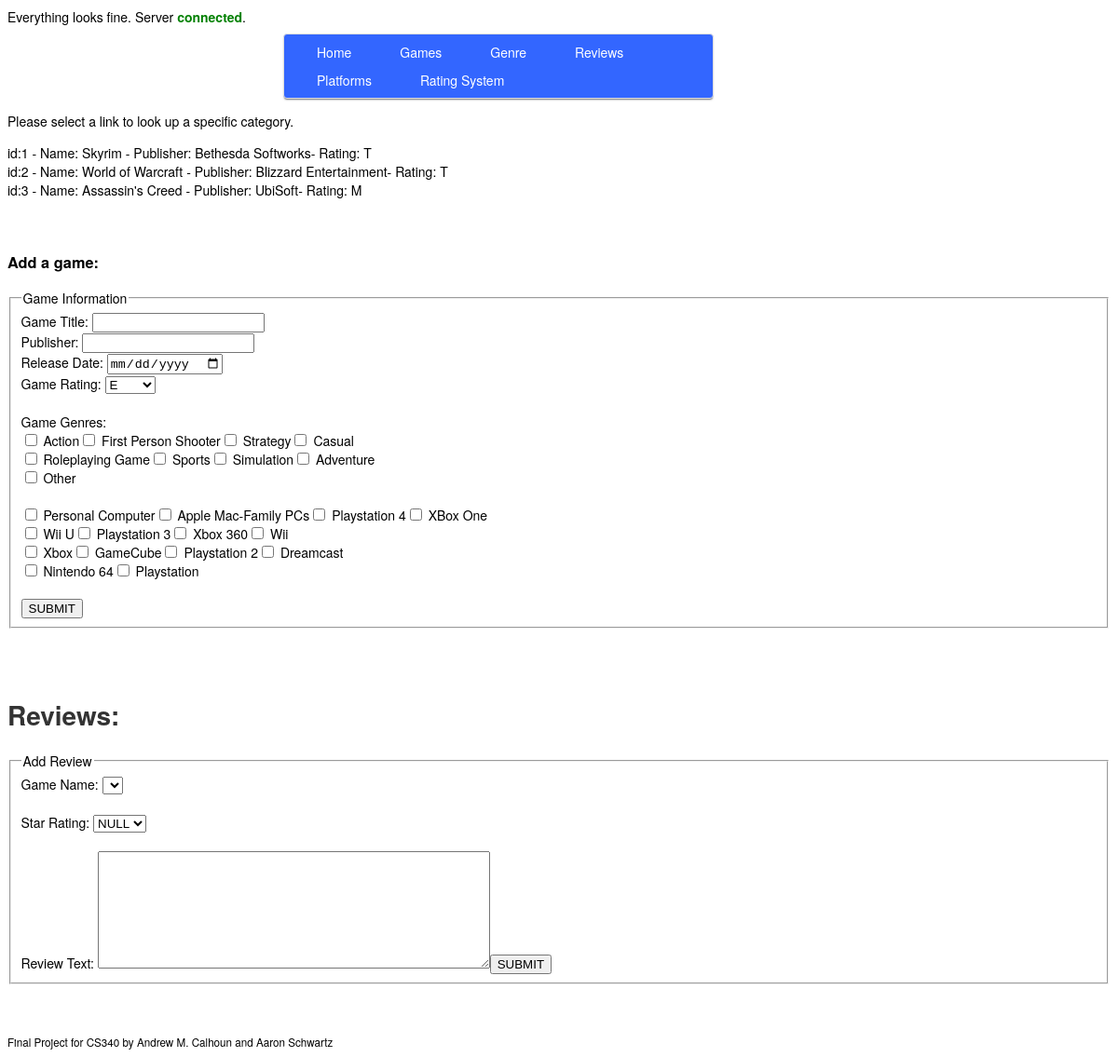
The app's page /webdevdbfinals/cs340-final/game.php with its own data.
### tables this page shows
CREATE TABLE `game`(
`game_id` int(11) PRIMARY KEY AUTO_INCREMENT,
`title` varchar(255), 
`publisher` varchar(255),
`release_date` date NOT NULL,
`platform_id` int(11) NOT NULL,
`genre_id` int(11) NOT NULL,
`rating_id` int(11) NOT NULL,
`review_id` int(11) NOT NULL

 
 
 
 
 
);

CREATE table `rating`(
`rating_id` int(11) PRIMARY KEY AUTO_INCREMENT,
`title` varchar(255),
`description` text,
`game_id` int(11) NOT NULL,
FOREIGN KEY(`game_id`) REFERENCES `game`(`game_id`)
);

CREATE TABLE `genre`(
`genre_id` int(11) PRIMARY KEY AUTO_INCREMENT,
`name` varchar(255),
`characteristics` text,
`game_id` int(11) NOT NULL,
FOREIGN KEY(`game_id`) REFERENCES `game`(`game_id`)
);

CREATE TABLE `platform`(
`platform_id` int(11) PRIMARY KEY AUTO_INCREMENT,
`name` varchar(255),
`manufacturer` varchar(255),
`generation` varchar(255),
`game_id` int(11) NOT NULL,
FOREIGN KEY(`game_id`) REFERENCES `game`(`game_id`)
);

### webdevdbfinals/cs340-final/game.php (the view, shortened to what this page needs)
<?php
	include 'header.php';
	$game_sql = "SELECT g.game_id, g.title AS gamename, g.publisher, g.release_date, r.title FROM game g INNER JOIN rating r ON (r.rating_id = g.rating_id) ORDER BY game_id ASC";
	$rating_sql = "SELECT * FROM rating";
	$platform_sql = "SELECT * FROM platform";
	$genre_sql = "SELECT * FROM genre";
	$game_result = $connection->query($game_sql);
	$platform_roll = $connection->query($platform_sql);
	$genre_roll = $connection->query($genre_sql);
	$rating_result = $connection->query($rating_sql); ?>
	<p>Please select a link to look up a specific category.</p>
	<?php if(mysqli_num_rows($game_result) > 0)
	{
		while($row = $game_result->fetch_assoc())
		{
			echo "id:" . $row["game_id"] . " - Name: " . $row["gamename"] . " - Publisher: " . $row["publisher"] . "- Rating: " . $row["title"] . "<br />";
		}
	}
	else
		{
			echo "Nope. Empty query.";
		}
	?>
	<br/><br/>
	<h3>Add a game:</h3>
	<form action="addgame.php" method="post">
		<fieldset>
		<legend>Game Information</legend>
		<label for="game_title">Game Title: </label>
		<input type="text" name="game_title" id="game_title" /><br />
		<label for="game_publisher">Publisher: </label>
		<input type="text" name="game_publisher" id="game_publsher" /><br />
		<label for="release_date">Release Date: </label>
		<input type="date" name="release_date" id="release_date" /><br />
		<label for="rating_id">Game Rating: </label>
		<select name="rating_id" id="rating_id">
		<?php
		if(mysqli_num_rows($rating_result) > 0)
		{
			while($row = $rating_result->fetch_assoc())
			{
				echo "<option value=" .$row["rating_id"] .">" . $row["title"] . "</option>";
			}
		}
		else
		{
			echo "Empty Query. Please add ratings.";
		}
				?>
					</select><br /><br />
		<label>Game Genres:</label><br />
		<?php if(mysqli_num_rows($genre_roll) > 0)
		{
			$break_point = 0;
			while($row = $genre_roll->fetch_assoc())
			{
				echo "<input type='checkbox' name='genres[]' id= ".$row["genre_id"] . " value=" .$row["genre_id"]." /> ". $row["name"];
				$break_point++;
				if(($break_point % 4) === 0)
				{
					echo "<br />";
				}
			}
		}
		else
		{
			echo "Empty query. Add some platforms.";
		}
		echo "<br /><br/>";
		if(mysqli_num_rows($platform_roll) > 0)
		{
			$break_point = 0;
			while($row = $platform_roll->fetch_assoc())
			{
				echo "<input type='checkbox' name='platforms[]' id='" . $row["platform_id"] ."' value=" .$row["platform_id"]." /> ". $row["name"];
				$break_point++;
				if(($break_point % 4) === 0)
				{
					echo "<br />";
				}
			}
		}
		else
		{
			echo "Empty query. Add some genres.";
		}
		echo "<br /><br/>";
		?>
			<input type="submit" name="addgame" id="addgame" value="SUBMIT" />
		</fieldset>
	</form>
<br /><br />
	<h1>Reviews:</h1>
	<?php
		echo "<form action='addreview.php' method='post'>";
		echo "<fieldset>";
		echo "<legend>Add Review</legend>";
		echo "<label>Game Name: </label>";
		echo "<select name='select_game' id='select_game'>";
		echo "</select>";
		echo "<br/ ><br />";
		echo "<label>Star Rating: </label>";
		echo "<select name='star_rating' id='star_rating'>";
		echo "<option value='NULL'>NULL</option>";
		echo "</select> <br /><br />";
		echo "<label>Review Text: </label>";
		echo "<textarea rows='8' cols='50' name='text_review' id='text_review' required ></textarea>";
		echo "<input type='submit' name='addreview' id='addreview' value='SUBMIT' /> </fieldset></form>"; ?>
<br /><br />
<?php include 'footer.php'; ?>
</body>
</html>

### webdevdbfinals/cs340-final/connect_db.php (shortened to what this page needs)
<?php
$dbhost = 'oniddb.cws.oregonstate.edu';
$dbname = 'calhouna-db';
$dbuser = 'calhouna-db';
$dbpass = 'DXJjZO3EvPjocWyH';
	$connection = new mysqli($dbhost, $dbuser, $dbpass, $dbname);
	if($connection->connect_errno){
		die("Failed to connect to mySQL: (" . $connection->connect_errno . ")" . $connection->connect_error);
	}
	else
	{
		echo "Everything looks fine. Server <span style='color:green'><b>connected</b></span>.";
	}
?>

### webdevdbfinals/cs340-final/header.php (shortened to what this page needs)
<?php
	include 'connect_db.php';
?>
<!DOCTYPE html>
<html>
<head>
	<link rel="stylesheet" type="text/css" href="css/style.css">
</head>
<body>
	<nav>
		<ul>
			<li><a href="index.php">Home</a></li>
			<li><a href="game.php">Games</a></li>
			<li><a href="genre.php">Genre</a></li>
			<li><a href="review.php">Reviews</a></li>
			<li><a href="platform.php">Platforms</a></li>
			<li><a href="rating.php">Rating System</a></li>
		</ul>
	</nav>

### webdevdbfinals/cs340-final/footer.php
<small>Final Project for CS340 by Andrew M. Calhoun and Aaron Schwartz</small>
</body>
</html>

### webdevdbfinals/cs340-final/css/style.css (style rules this page uses)
body { background-color: #FFF; color: black; font-family: "HelveticaNeue-Light", "Helvetica Neue Light", "Helvetica Neue", Helvetica, Arial, "Lucida Grande", sans-serif; font-weight: 300; font-size: 14px; }
h1 { color: #333; }
nav { background-color: #36f; color: #fff; border: 1px solid #dedede; border-radius: 4px; box-shadow: 0 2px 2px -1px rgba(0, 0, 0, 0.555); color: #888; display: block; margin: 8px 25%; padding: 4px 11px; overflow: hidden; width: 37%; }
nav ul { margin: 0; padding: 0; }
nav ul li { display: inline-block; list-style-type: none; -webkit-transition: all 0.5s; -moz-transition: all 0.5s; -ms-transition: all 0.5s; -o-transition: all 0.5s; transition: all 0.5s; }
nav > ul > li > a { border: 0 2px solid #fff; display: block; color: #fff; line-height: 30px; padding: 0 24px; text-decoration: none; }

### records on screen
game: game_id "1", title "Skyrim", publisher "Bethesda Softworks", rating.title "T"
game: game_id "2", title "World of Warcraft", publisher "Blizzard Entertainment", rating.title "T"
game: game_id "3", title "Assassin's Creed", publisher "UbiSoft", rating.title "M"
genre: name "Action"
genre: name "First Person Shooter"
genre: name "Strategy"
genre: name "Casual"
genre: name "Roleplaying Game"
genre: name "Sports"
genre: name "Simulation"
genre: name "Adventure"
genre: name "Other"
platform: name "Personal Computer"
platform: name "Apple Mac-Family PCs"
platform: name "Playstation 4"
platform: name "XBox One"
platform: name "Wii U"
platform: name "Playstation 3"
platform: name "Xbox 360"
platform: name "Wii"
platform: name "Xbox"
platform: name "GameCube"
platform: name "Playstation 2"
platform: name "Dreamcast"
platform: name "Nintendo 64"
platform: name "Playstation"

### other values on screen
form field rating_id "E"
